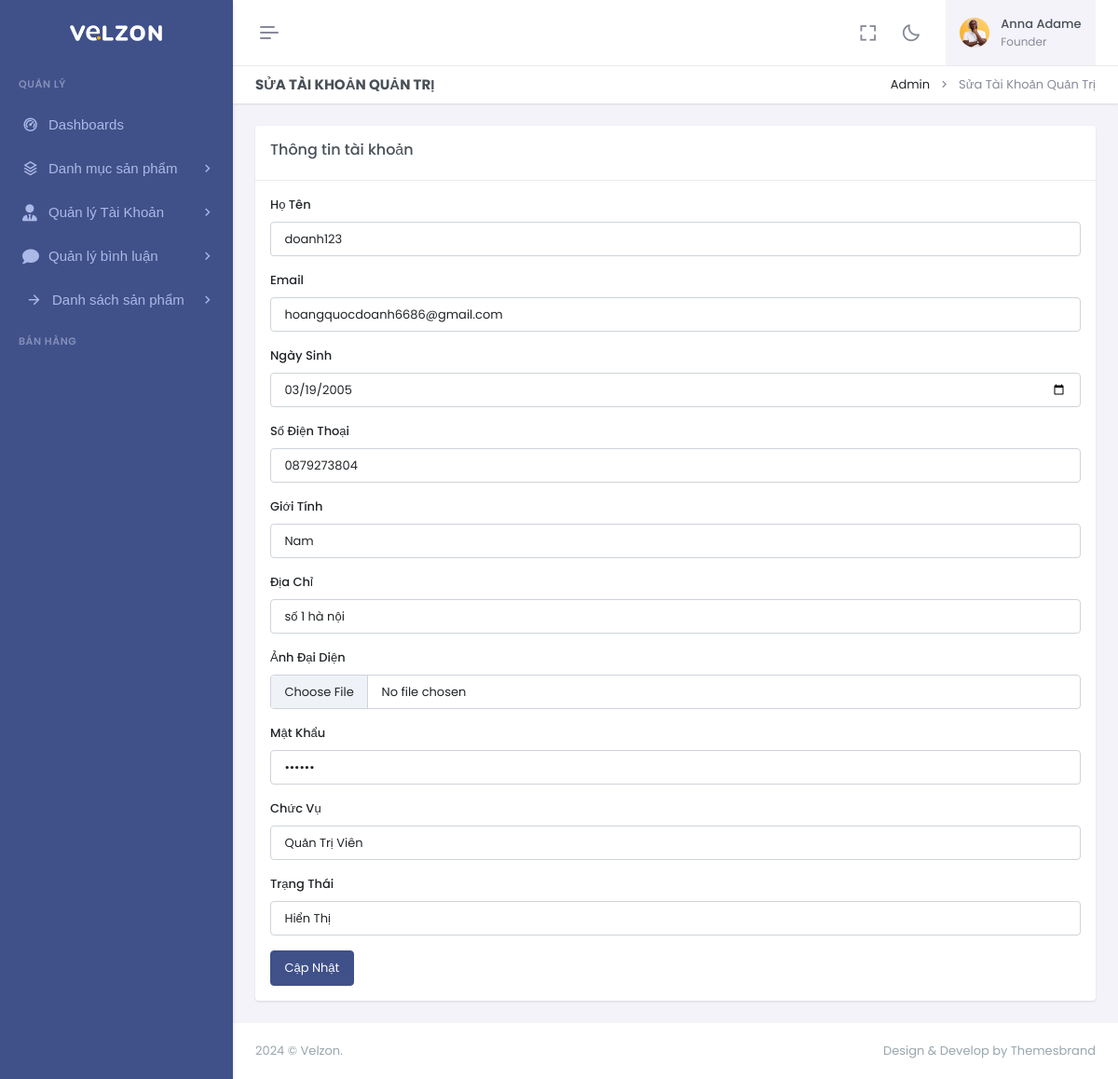
/admin/index.php?act=form-sua-quan-tri&id_quan_tri=1, run on the app's committed database.
### tables this page shows
CREATE TABLE `tai_khoans` (
  `id` int(11) NOT NULL,
  `ho_ten` varchar(255) NOT NULL,
  `anh_dai_dien` text NOT NULL,
  `ngay_sinh` date NOT NULL,
  `email` varchar(255) NOT NULL,
  `so_dien_thoai` varchar(20) NOT NULL,
  `gioi_tinh` tinyint(1) DEFAULT '1',
  `dia_chi` text NOT NULL,
  `mau_khau` varchar(255) NOT NULL,
  `chuc_vu_id` int(11) NOT NULL,
  `trang_thai` tinyint(1) NOT NULL DEFAULT '1'
);

### admin/controllers/TaiKhoanController.php (called while the page is built, shortened)
<?php
class TaiKhoanController
{
    public $modelTaiKhoan;
    public function __construct()
    {
        $this->modelTaiKhoan = new TaiKhoan();
    }
    public function formEditQuanTri()
    {
        $id = $_GET['id_quan_tri'] ?? null;
        $taiKhoan = $this->modelTaiKhoan->getTaiKhoanById($id);
        require_once './views/taikhoan/editQuanTri.php';
    }
}
?>

### admin/index.php (called while the page is built, shortened)
<?php
require_once '../commons/function.php';
require_once 'controllers/TaiKhoanController.php';
require_once "models/TaiKhoan.php";
$act = $_GET['act'] ?? '/';
match ($act) {
    '/' => (new DashboardController())->index(),
    'list-tai-khoan-quan-tri' => (new TaiKhoanController())->danhsachQuanTri(),
    'form-them-quan-tri' => (new TaiKhoanController())->formAddQuanTri(),
    'them-quan-tri' => (new TaiKhoanController())->postAddQuanTri(),
    'form-sua-quan-tri' => (new TaiKhoanController())->formEditQuanTri(),
    'sua-quan-tri' => (new TaiKhoanController())->postEditQuanTri(),
    'xoa-quan-tri' => (new TaiKhoanController())->deleteQuanTri(),
    'list-tai-khoan-khach-hang' => (new TaiKhoanController())->danhsachKhachHang(),
    'danh-mucs'         => (new DanhMucController())->index(),
    'form-add-danh-muc' => (new DanhMucController())->create(),
    'them-danh-muc'     => (new DanhMucController())->store(),
    'form-sua-danh-muc' => (new DanhMucController())->edit(),
    'sua-danh-muc'      => (new DanhMucController())->update(),
    'xoa-danh-muc'      => (new DanhMucController())->destroy(),
    'san-pham'          => (new SanPhamController())->index(),
    'form-add-san-pham' => (new SanPhamController())->createSanPham(),
    'them-san-pham'     => (new SanPhamController())->postAddSanPham(),
    'form-sua-san-pham' => (new SanPhamController())->editSanPham($_GET['san_pham_id'] ?? null),
    'sua-san-pham'      => (new SanPhamController())->updateSanPham(),
    'xoa-san-pham'      => (new SanPhamController())->destroy(),
	'list-binh-luan-quan-tri'          => (new CommentController())->index(),
	'xoa-binh-luan'      => (new CommentController())->delete(),
	'update-binh-luan'      => (new CommentController())->update(),
};

### commons/function.php (called while the page is built, shortened)
<?php
function connectDB() {
    $host = "localhost";
    $port = "root";
    $dbname = DB_NAME;
    try {
        $conn = new PDO("mysql:host=$host;port=$port;dbname=$dbname", DB_USERNAME, DB_PASSWORD);
        $conn->setAttribute(PDO::ATTR_ERRMODE, PDO::ERRMODE_EXCEPTION);
        $conn->setAttribute(PDO::ATTR_DEFAULT_FETCH_MODE, PDO::FETCH_ASSOC);
        return $conn;
    } catch (PDOException $e) {
        echo ("Connection failed: " . $e->getMessage());
    }
}

### admin/models/TaiKhoan.php (called while the page is built, shortened)
<?php
class TaiKhoan
{
    public $conn;
    public function __construct()
    {
        $this->conn = connectDB();
    }
    public function getTaiKhoanById($id)
    {
        try {
            $sql = 'SELECT * FROM tai_khoans WHERE id = :id';
            $stmt = $this->conn->prepare($sql);
            $stmt->execute([':id' => $id]);
            return $stmt->fetch();
        } catch (Exception $e) {
            echo "Lỗi: " . $e->getMessage();
        }
    }
}
?>

### admin/views/taikhoan/editQuantri.php (the view, shortened to what this page needs)
<!doctype html>
<html lang="en" data-layout="vertical" data-topbar="light" data-sidebar="dark" data-sidebar-size="lg" data-sidebar-image="none" data-preloader="disable" data-theme="default" data-theme-colors="default">
<head>
    <?php require_once "views/layouts/libs_css.php"; ?>
</head>
<body>
    <div id="layout-wrapper">
        <?php require_once "views/layouts/header.php"; ?>
        <?php require_once "views/layouts/siderbar.php"; ?>
        <div class="main-content">
            <div class="page-content">
                <div class="container-fluid">
                    <div class="row">
                        <div class="col-12">
                            <div class="page-title-box d-sm-flex align-items-center justify-content-between">
                                <h4 class="mb-sm-0">Sửa Tài Khoản Quản Trị</h4>
                                <div class="page-title-right">
                                    <ol class="breadcrumb m-0">
                                        <li class="breadcrumb-item"><a href="javascript:void(0);">Admin</a></li>
                                        <li class="breadcrumb-item active">Sửa Tài Khoản Quản Trị</li>
                                    </ol>
                                </div>
                            </div>
                        </div>
                    </div>
                    <div class="row">
                        <div class="col">
                            <div class="card">
                                <div class="card-header">
                                    <h4 class="card-title">Thông tin tài khoản</h4>
                                </div>
                                <div class="card-body">
                                    <form action="?act=sua-quan-tri" method="POST" enctype="multipart/form-data">
                                        <div class="mb-3">
                                            <label for="ho_ten" class="form-label">Họ Tên</label>
                                            <input type="text" class="form-control" id="ho_ten" name="ho_ten" value="<?= htmlspecialchars($taiKhoan['ho_ten']) ?>" required>
                                        </div>
                                        <div class="mb-3">
                                            <label for="email" class="form-label">Email</label>
                                            <input type="email" class="form-control" id="email" name="email" value="<?= htmlspecialchars($taiKhoan['email']) ?>" required>
                                        </div>
                                        <div class="mb-3">
                                            <label for="ngay_sinh" class="form-label">Ngày Sinh</label>
                                            <input type="date" class="form-control" id="ngay_sinh" name="ngay_sinh" value="<?= $taiKhoan['ngay_sinh'] ?>" required>
                                        </div>
                                        <div class="mb-3">
                                            <label for="so_dien_thoai" class="form-label">Số Điện Thoại</label>
                                            <input type="text" class="form-control" id="so_dien_thoai" name="so_dien_thoai" value="<?= htmlspecialchars($taiKhoan['so_dien_thoai']) ?>" required>
                                        </div>
                                        <div class="mb-3">
                                            <label for="gioi_tinh" class="form-label">Giới Tính</label>
                                            <select id="gioi_tinh" name="gioi_tinh" class="form-control" required>
                                                <option value="1" <?= $taiKhoan['gioi_tinh'] == 1 ? 'selected' : '' ?>>Nam</option>
                                            </select>
                                        </div>
                                        <div class="mb-3">
                                            <label for="dia_chi" class="form-label">Địa Chỉ</label>
                                            <input type="text" class="form-control" id="dia_chi" name="dia_chi" value="<?= htmlspecialchars($taiKhoan['dia_chi']) ?>" required>
                                        </div>
                                        <div class="mb-3">
                                            <label for="anh_dai_dien" class="form-label">Ảnh Đại Diện</label>
                                            <input type="file" class="form-control" id="anh_dai_dien" name="anh_dai_dien">
                                        </div>
                                        <div class="mb-3">
                                            <label for="mau_khau" class="form-label">Mật Khẩu</label>
                                            <input type="password" class="form-control" id="mau_khau" name="mau_khau" value="<?= htmlspecialchars($taiKhoan['mau_khau']) ?>" required>
                                        </div>
                                        <div class="mb-3">
                                            <label for="chuc_vu_id" class="form-label">Chức Vụ</label>
                                            <select id="chuc_vu_id" name="chuc_vu_id" class="form-control" required>
                                                <option value="1" <?= $taiKhoan['chuc_vu_id'] == 1 ? 'selected' : '' ?>>Quản Trị Viên</option>
                                            </select>
                                        </div>
                                        <div class="mb-3">
                                            <label for="trang_thai" class="form-label">Trạng Thái</label>
                                            <select id="trang_thai" name="trang_thai" class="form-control" required>
                                                <option value="1" <?= $taiKhoan['trang_thai'] == 1 ? 'selected' : '' ?>>Hiển Thị</option>
                                            </select>
                                        </div>
                                        <button type="submit" class="btn btn-primary">Cập Nhật</button>
                                    </form>
                                </div>
                            </div>
                        </div>
                    </div>
                </div>
            </div>
            <footer class="footer">
                <div class="container-fluid">
                    <div class="row">
                        <div class="col-sm-6">
                            <script>document.write(new Date().getFullYear())</script> © Velzon.
                        </div>
                        <div class="col-sm-6">
                            <div class="text-sm-end d-none d-sm-block">Design & Develop by Themesbrand</div>
                        </div>
                    </div>
                </div>
            </footer>
        </div>
    </div>
</body>
</html>

### data on the page
tai_khoans: ho_ten "doanh123", email "hoangquocdoanh6686@gmail.com", ngay_sinh "03/19/2005", so_dien_thoai "0879273804", gioi_tinh "Nam", dia_chi "số 1 hà nội", chuc_vu_id "Quản Trị Viên", trang_thai "Hiển Thị"
